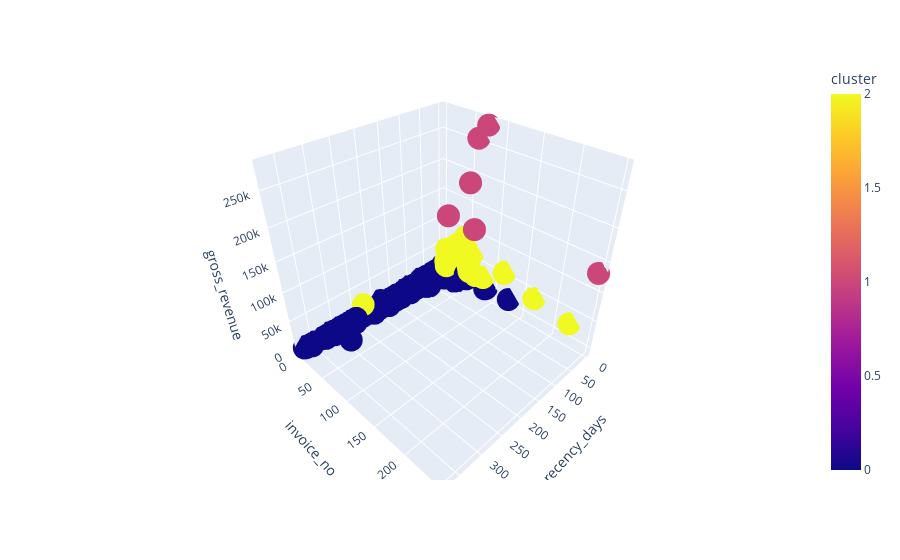

The notebook cell this image was saved under:
### Code cell
fig = px.scatter_3d(df9, x='recency_days', y='invoice_no', z='gross_revenue', color='cluster')
fig.show()

### Figure 1 — Plotly figure (JSON) as saved in the notebook; plotly's stock layout.template omitted (floating-point values rounded to 4 significant figures; data arrays with more than 128 entries replaced by an {"elided": "..."} marker saying what was removed)
{"data": [{"hovertemplate": "recency_days=%{x}<br>invoice_no=%{y}<br>gross_revenue=%{z}<br>cluster=%{marker.color}<extra></extra>", "legendgroup": "", "marker": {"color": {"elided": "4372 int values"}, "coloraxis": "coloraxis", "symbol": "circle"}, "mode": "markers", "name": "", "scene": "scene", "showlegend": false, "type": "scatter3d", "x": {"elided": "4372 int values"}, "y": {"elided": "4372 int values"}, "z": {"elided": "4372 float values"}}], "layout": {"coloraxis": {"colorbar": {"title": {"text": "cluster"}}, "colorscale": [[0, "#0d0887"], [0.1111, "#46039f"], [0.2222, "#7201a8"], [0.3333, "#9c179e"], [0.4444, "#bd3786"], [0.5556, "#d8576b"], [0.6667, "#ed7953"], [0.7778, "#fb9f3a"], [0.8889, "#fdca26"], [1, "#f0f921"]]}, "legend": {"tracegroupgap": 0}, "margin": {"t": 60}, "scene": {"domain": {"x": [0, 1], "y": [0, 1]}, "xaxis": {"title": {"text": "recency_days"}}, "yaxis": {"title": {"text": "invoice_no"}}, "zaxis": {"title": {"text": "gross_revenue"}}}}}
